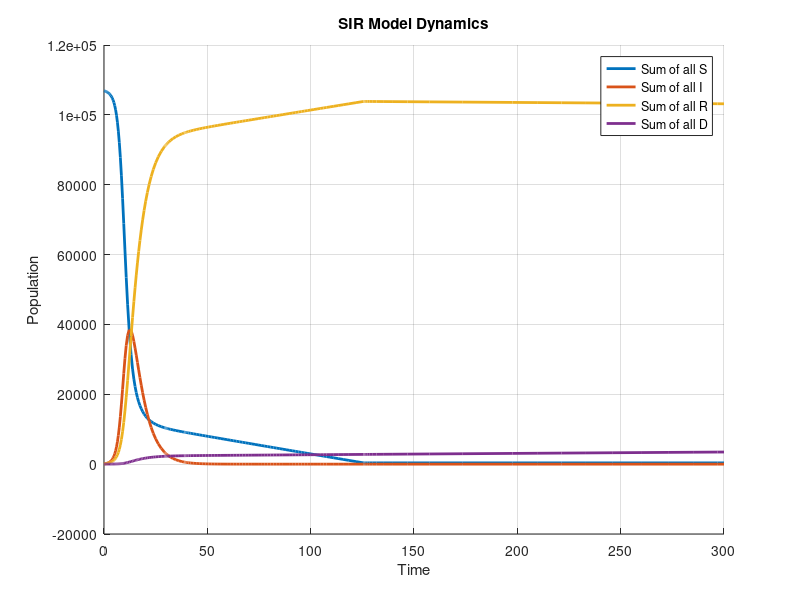

Write MATLAB code to recreate this figure.
% SIR Model
close all
% clc
clear

% Define the system of ODEs in a separate file named myThreeODE.m
function dydt = myODE(t, y)
    S_1 = y(1);
    S_2 = y(2);
    S_3 = y(3);
    S_4 = y(4);
    I_1 = y(5);
    I_2 = y(6);
    I_3 = y(7);
    I_4 = y(8);
    R_1 = y(9);
    R_2 = y(10);
    R_3 = y(11);
    R_4 = y(12);
    D_1 = y(13);
    D_2 = y(14);
    D_3 = y(15);
    D_4 = y(16);

    beta_1 = 2.5e-6*2.5; % Infection rates
    beta_2 = 5e-6*2.5;
    beta_3 = 3e-6*2.5;
    beta_4 = 5e-7*2.5;
    gamma_1 = 0.9987/5; % Recovery rates from Omega
    gamma_2 = 0.997/5;
    gamma_3 = 0.957/5;
    gamma_4 = 0.886/5;
    nat_death_1 = 0.0015/365; % natural death rate
    nat_death_2 = 0.0016/365;
    nat_death_3 = 0.0076/365;
    nat_death_4 = 0.0755/365;
    I = I_1 + I_2 + I_3 + I_4;
    V = 3000/30;
    V_1 = 0;
    V_2 = 0;
    V_3 = 0;
    V_4 = 0;
    if S_1 > V
        V_1 = V;
    elseif S_2 > V
        V_2 = V;
    elseif S_3 > V
        V_3 = V;
    elseif S_4 > V
        V_4 = V;
    end
    dydt = [-1*beta_1*S_1 * I-1*nat_death_1*(S_1)-V_1;
        -1*beta_2*S_2 * I-1*nat_death_2*(S_2)-V_2;
        -1*beta_3*S_3 * I-1*nat_death_3*(S_3)-V_3;
        -1*beta_4*S_4 * I-1*nat_death_4*(S_4)-V_4;
        beta_1*I*S_1 - gamma_1*I_1 - nat_death_1*I_1 - ((1-gamma_1*5)/5)*I_1;
        beta_2*I*S_2 - gamma_2*I_2 - nat_death_2*I_2 - ((1-gamma_2*5)/5)*I_2;
        beta_3*I*S_3 - gamma_3*I_3 - nat_death_3*I_3 - ((1-gamma_3*5)/5)*I_3;
        beta_4*I*S_4 - gamma_4*I_4 - nat_death_4*I_4 - ((1-gamma_4*5)/5)*I_4;
        gamma_1*I_1 - nat_death_1*R_1+V_1;
        gamma_2*I_2 - nat_death_2*R_2+V_2;
        gamma_3*I_3 - nat_death_3*R_3+V_3;
        gamma_4*I_4 - nat_death_4*R_4+V_4;
        nat_death_1*(S_1+I_1+R_1)+((1-gamma_1*5)/5)*I_1;
        nat_death_2*(S_2+I_2+R_2)+((1-gamma_2*5)/5)*I_2;
        nat_death_3*(S_3+I_3+R_3)+((1-gamma_3*5)/5)*I_3;
        nat_death_4*(S_4+I_4+R_4)+((1-gamma_4*5)/5)*I_4;];
end

% Main script
tspan = [0 300]; % Time span
I_0 = 100;
N_total = 107000;
N_0 = N_total - I_0;
y0 = [N_0*0.2; N_0*0.35; N_0*0.3; N_0*0.15; I_0*0.25; I_0*0.25; I_0*0.25; I_0*0.25; 0; 0; 0; 0; 0; 0; 0; 0;]; % Initial conditions

% Solve the system of ODEs
[t, y] = ode23(@myODE, tspan, y0);

% Plot the results
figure;
hold on;
% plot(t, y(:, 1), 'b','Linewidth',2, 'DisplayName', 'S_1 (Susceptible 1)');
% plot(t, y(:, 2), 'g', 'Linewidth', 2, 'DisplayName', 'S_2 (Susceptible 2)');
% plot(t, y(:, 3), 'r', 'Linewidth', 2, 'DisplayName', 'S_3 (Susceptible 3)');
% plot(t, y(:, 4), 'c', 'Linewidth', 2, 'DisplayName', 'S_4 (Susceptible 4)');
% plot(t, y(:, 5), 'b--', 'Linewidth', 2, 'DisplayName', 'I_1 (Infected 1)');
% plot(t, y(:, 6), 'g--', 'Linewidth', 2, 'DisplayName', 'I_2 (Infected 2)');
% plot(t, y(:, 7), 'r--', 'Linewidth', 2, 'DisplayName', 'I_3 (Infected 3)');
% plot(t, y(:, 8), 'c--', 'Linewidth', 2, 'DisplayName', 'I_4 (Infected 4)');
% plot(t, y(:, 9), 'b:', 'Linewidth', 2, 'DisplayName', 'R_1 (Recovered 1)');
% plot(t, y(:, 10), 'g:', 'Linewidth', 2, 'DisplayName', 'R_2 (Recovered 2)');
% plot(t, y(:, 11), 'r:', 'Linewidth', 2, 'DisplayName', 'R_3 (Recovered 3)');
% plot(t, y(:, 12), 'c:', 'Linewidth', 2, 'DisplayName', 'R_4 (Recovered 4)');
% plot(t, y(:, 13), 'b-.', 'Linewidth', 2, 'DisplayName', 'D_1 (Dead 1)');
% plot(t, y(:, 14), 'g-.', 'Linewidth', 2, 'DisplayName', 'D_2 (Dead 2)');
% plot(t, y(:, 15), 'r-.', 'Linewidth', 2, 'DisplayName', 'D_3 (Dead 3)');
% plot(t, y(:, 16), 'c-.', 'Linewidth', 2, 'DisplayName', 'D_4 (Dead 4)');
% Validation
S_sum = y(:, 1) + y(:, 2) + y(:, 3) + y(:, 4);
I_sum = y(:, 5) + y(:, 6) + y(:, 7) + y(:, 8);
R_sum = y(:, 9) + y(:, 10) + y(:, 11) + y(:, 12);
D_sum = y(:, 13) + y(:, 14) + y(:, 15) + y(:, 16);
sum_of_sums = S_sum + I_sum + R_sum + D_sum;

disp("Deaths: " + D_sum(end))
disp("Max I: " + max(I_sum))
total_infected = R_sum(end) + I_sum(end) + D_sum(end) - 3000*(300/30);
disp("Total I: " + total_infected)

% plot(t,sum_of_sums, 'Linewidth', 2, 'DisplayName', 'Sum of all graphs')
plot(t,S_sum, 'Linewidth', 2, 'DisplayName', 'Sum of all S')
plot(t,I_sum, 'Linewidth', 2, 'DisplayName', 'Sum of all I')
plot(t,R_sum, 'Linewidth', 2, 'DisplayName', 'Sum of all R')
plot(t,D_sum, 'Linewidth', 2, 'DisplayName', 'Sum of all D')
disp("Change in population: " + sum(round(sum_of_sums - N_total))) % This sum should be equal to 0
% plot(t, sum_of_sums, 'c-.', 'Linewidth', 2, 'Sum of sums');
hold off;

xlabel('Time');
ylabel('Population');
title('SIR Model Dynamics');
legend show;
grid on;
